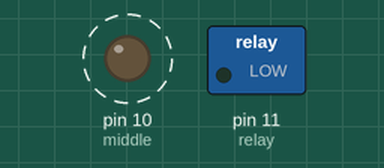
This sketch was run on a simulated Arduino Uno, built with avr-gcc and run on an emulated ATmega328P. On the bench: switched loads named in the sketch (green lamp = pin HIGH), output pins drawn as LEDs (lit = HIGH). Dashed ring = blinking.

Above: at 0.5 s.
Timing chart, 0 to 5.0 s (numbered marks = the images above):
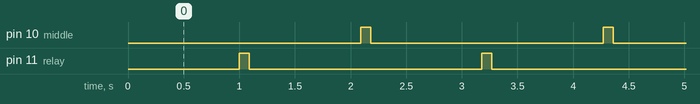

The sketch:

7seg-relay.ino
```cpp
int relay = 11;
int middle = 10;

void setup() {
  pinMode(relay, OUTPUT);
  pinMode(middle, OUTPUT);
}

void loop() {
  // Wait a second before doing anything
  delay(1000);

  // Erase everything
  digitalWrite(relay, HIGH);
  delay(90);
  digitalWrite(relay, LOW);
  delay(1000);

  // Turn on the center segment
  digitalWrite(middle, HIGH);
  delay(90);
  digitalWrite(middle, LOW);
}
```

Measured:
- by itself, pin 10 (middle), pin 11 (relay): alternates HIGH for 0.09 s and LOW for 2.1 s
- by itself, everything shown: repeats every 2.2 s, in 4 steps
